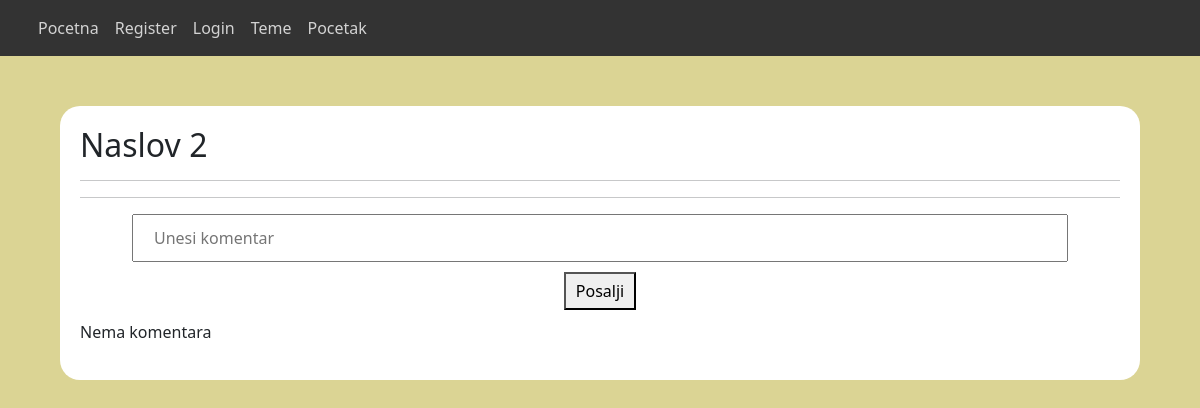
The page /zadaci/forum/php/diskusija.php?id=2 on the database as committed earlier.
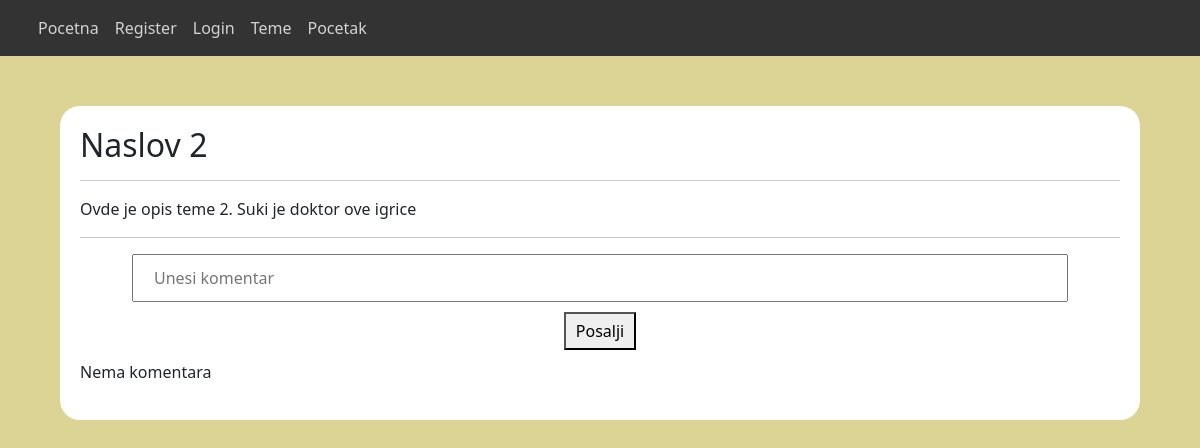
The same page on the database as committed later.
### tables this page shows
CREATE TABLE `teme` (
  `id` int(11) NOT NULL,
  `naziv_teme` varchar(50) NOT NULL,
  `opis_teme` text NOT NULL,
  `datum_kreiranja` varchar(50) NOT NULL,
  `email` varchar(50) NOT NULL
);

### zadaci/forum/php/diskusija.php (the view, shortened to what this page needs)
<!DOCTYPE html>
<?php
if (empty($_SESSION['ime'])) {
    $komentar = $komentarErr = $stanje = $email = $psw = $ime = $prezime = $_SESSION['ime'] = $_SESSION['prezime'] = $_SESSION['mejl'] = $_SESSION['sifra'] = "";
} else {
    $komentar = $komentarErr = $stanje = $email = $psw = $ime = $prezime = "";
}
?>
<html lang="en">
<head>
    <link rel="stylesheet" href="https://unpkg.com/aos@next/dist/aos.css" />
    <link href="https://cdn.jsdelivr.net/npm/bootstrap@5.2.2/dist/css/bootstrap.min.css" rel="stylesheet"
>
    <link rel="stylesheet" href="../layout/style.css">
</head>
<body>
    <header>
        <div class="container">
            <div class="row">
                <nav class="navbar navbar-expand-lg">
                    <div class="col-md-6">
                        <ul class="navbar-nav me-auto mb-2 mb-lg-0 ">
                            <li class="nav-item">
                                <a class="nav-link" href="../index.php">Pocetna</a>
                            </li>
                            <li class="nav-item">
                                <a class="nav-link" href="./register.php">Register</a>
                            </li>
                            <li class="nav-item">
                                <a class="nav-link" href="./login.php">Login</a>
                            </li>
                            <li class="nav-item">
                                <a class="nav-link" href="./tema.php">Teme</a>
                            </li>
                            <li class="nav-item">
                                <a class="nav-link" href="../../../index.php">Pocetak</a>
                            </li>
                        </ul>
                    </div>
                </nav>
            </div>
        </div>
    </header>
    <section id="tema">
        <?php
        require './konekcija.php';
        $id = $_GET['id'];
        $sql = "SELECT * FROM teme WHERE id = '$id' LIMIT 1";
        $res = mysqli_query($conn, $sql);
        if (mysqli_num_rows($res) > 0) {
            while ($row = mysqli_fetch_assoc($res)) {
                echo '<h2>' . $row['naziv_teme'] . '</h2>
                    <hr>
                    <p> ' . $row['opis_teme'] . ' </p>
                    <hr>
                    <div id="komentar-blok" >
                        <form method="POST" action="' . htmlspecialchars($_SERVER["PHP_SELF"]) . '">
                            <input name="komentar" id="komentar" style="padding: 10px 20px; width: 90%; display: block; margin: auto;" type="text" placeholder="Unesi komentar" />
                            <button type="submit" style="padding: 5px 10px; display: block; margin: 10px auto;">Posalji</button>
                            ' . $komentarErr . '
                        </form>
                    </div>
                ';
                $sql1 = "SELECT * FROM komentari WHERE id_teme = '$id'";
                $res1 = mysqli_query($conn, $sql1);
                if(mysqli_num_rows($res1) > 0) {
                    echo '<h3 style="text-align: center;">Komentari</h3>';
                    while ($row1 = mysqli_fetch_assoc($res1)) {
                        echo 'Autor: ' . $row['email'];
                        echo 'Komentar: ' . $row1['tekst'];
                    }
                }else {
                    echo '<p>Nema komentara</p>';
                }
            }
        }
        ?>
    </section>
</body>
</html>

Rows that differ between the two databases and show on the page:
changed teme "Naslov 2": opis_teme (not shown) → "Ovde je opis teme 2. Suki je doktor ove igrice"
